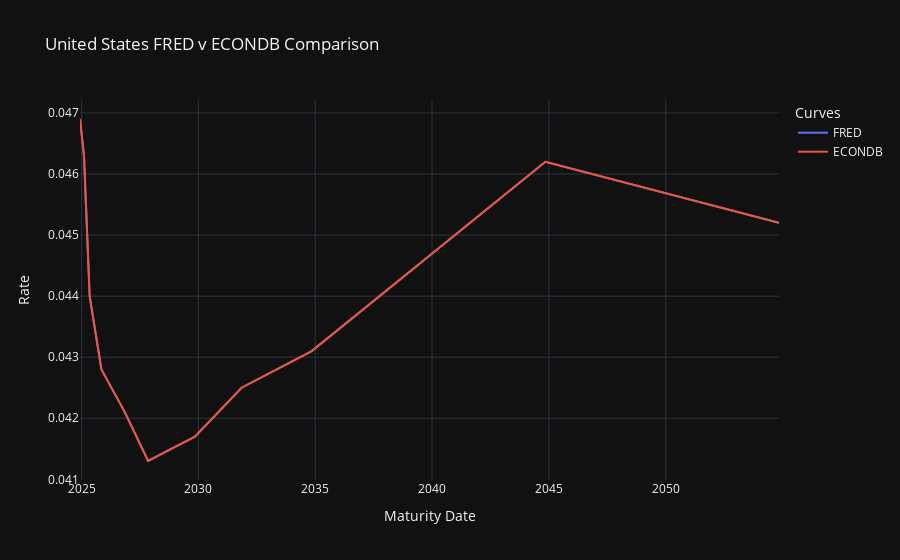

The notebook cell this image was saved under:
### Code cell
fig = go.Figure()

fig.add_trace(go.Scatter(x=df['maturity'], y=df['rate'], mode='lines', name='FRED'))
fig.add_trace(go.Scatter(x=df_econ['maturity'], y=df_econ['rate'], mode='lines', name='ECONDB'))

fig.update_layout(
    title="United States FRED v ECONDB Comparison",
    xaxis_title="Maturity Date",
    yaxis_title="Rate",
    legend_title="Curves",
    template="plotly_dark"
)

fig.show()

### Figure 1 — Plotly figure (JSON) as saved in the notebook; plotly's stock layout.template omitted (floating-point values rounded to 4 significant figures)
{"data": [{"mode": "lines", "name": "FRED", "type": "scatter", "x": ["2024-12-07T00:00:00", "2025-02-07T00:00:00", "2025-05-07T00:00:00", "2025-11-07T00:00:00", "2026-11-07T00:00:00", "2027-11-07T00:00:00", "2029-11-07T00:00:00", "2031-11-07T00:00:00", "2034-11-07T00:00:00", "2044-11-07T00:00:00", "2054-11-07T00:00:00"], "y": [0.0469, 0.0463, 0.044, 0.0428, 0.0421, 0.0413, 0.0417, 0.0425, 0.0431, 0.0462, 0.0452]}, {"mode": "lines", "name": "ECONDB", "type": "scatter", "x": ["2024-12-07T00:00:00", "2025-02-07T00:00:00", "2025-05-07T00:00:00", "2025-11-07T00:00:00", "2026-11-07T00:00:00", "2027-11-07T00:00:00", "2029-11-07T00:00:00", "2031-11-07T00:00:00", "2034-11-07T00:00:00", "2044-11-07T00:00:00", "2054-11-07T00:00:00"], "y": [0.0469, 0.0463, 0.044, 0.0428, 0.0421, 0.0413, 0.0417, 0.0425, 0.0431, 0.0462, 0.0452]}], "layout": {"legend": {"title": {"text": "Curves"}}, "title": {"text": "United States FRED v ECONDB Comparison"}, "xaxis": {"title": {"text": "Maturity Date"}}, "yaxis": {"title": {"text": "Rate"}}}}
